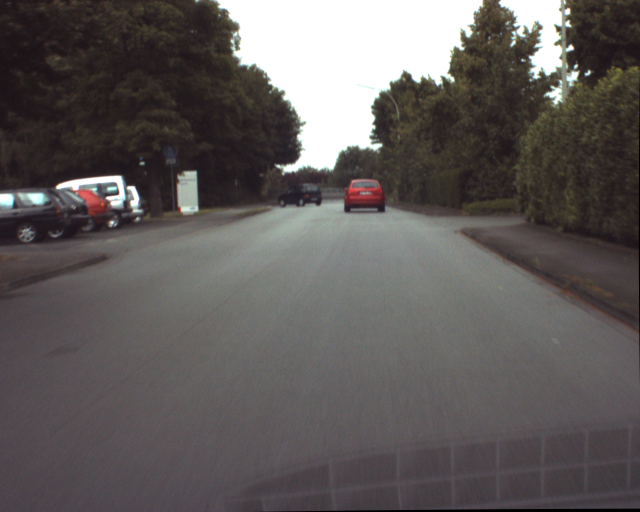
%> input picture Lab_04/Input/ur_c_s_03a_01_L_0376.png, 1280 x 1024 px (shown at 1/2 size)
$ octave --eval "result = Select_area_red(imread('../Input/ur_c_s_03a_01_L_0376.png'));"   (GNU Octave 9; MATLAB toolbox functions it lacks are replaced by stand-ins)
%> lines starting %> are read from the running program, lines starting %| are printed output that depends on the picture; long printed decimals are rounded
%% Select the red area in the image 'ur_c_s_03a_01_L_0376.png'and compute mean and standard deviation
    % input:  inputImg: input image
    % output: outputImg: Selected red car in the image
    %         s: standard deviation computed on the selected area
    %         m: mean computed on the selected area

function [outputImg,m,s] = Select_area_red(inputImg)

         inputImg_hsv=rgb2hsv(inputImg);
%> inputImg_hsv: size 1024x1280x3 double; mean H, S, V 0.427, 0.126, 0.379
         inputImg_hsv=inputImg_hsv(:,:,1);                                  %Take H component
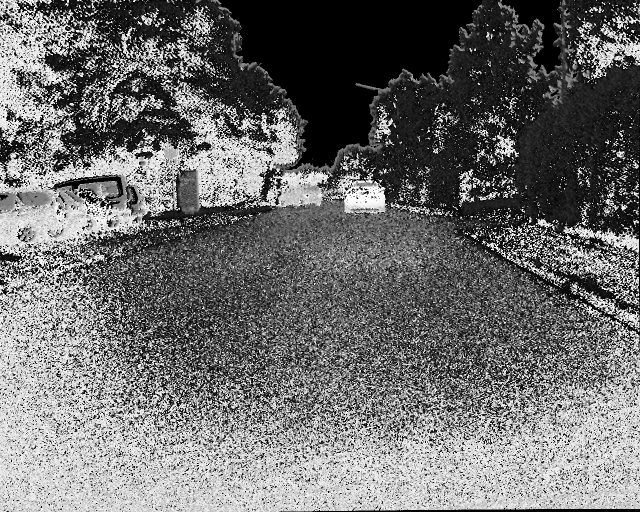
%> inputImg_hsv: size 1024x1280 double (shown at 1/2 size); min 0, max 0.999, mean 0.427
         subplot(2,1,1),imshow(inputImg_hsv, []);
         title('Detected red car in Hue Image - H channel');
         hold on;
         axis on;

         rectangle('Position',[690,360,80,65],'EdgeColor', 'r');
         ret=imcrop(inputImg_hsv,[690,360,80,65]);                          %Cropped image
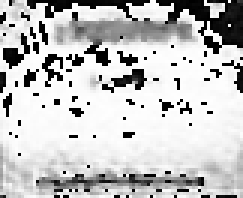
%> ret: size 66x81 double (shown 3 times larger); min 0, max 0.999, mean 0.765
         whos ret;
         whos inputImg_hsv;
         fprintf('Max=%f, min=%f\n', max(ret(:)), min(ret(:)));
%| Max=0.9991, min=0
         subplot(2,1,2),imshow(ret, []),title(['Cropped image']);

         m=mean2(ret);                                                      %Mean of all elements in the cropped image
%> m = 0.765
         s=std2(ret);                                                      %Computes the standard deviation
%> s = 0.347
%> `result = Select_area_red(imread('../Input/ur_c_s_03a_01_L_0376.png'));`:
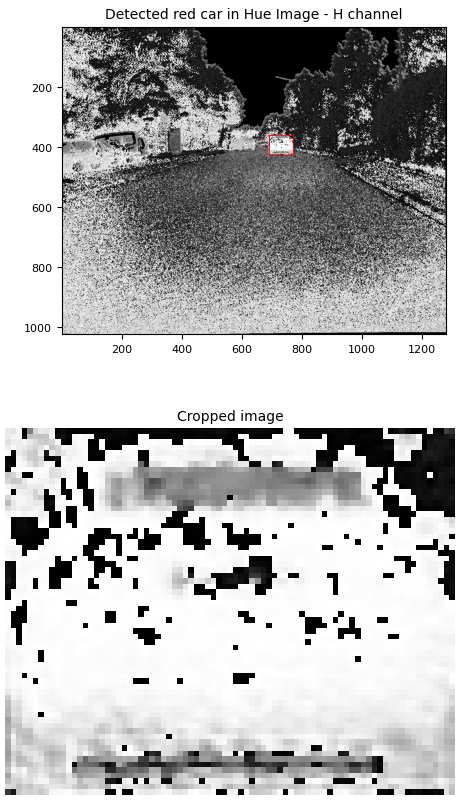
%> figure redrawn from the program's plot data, 2 panels
         outputImg=inputImg_hsv;
end
